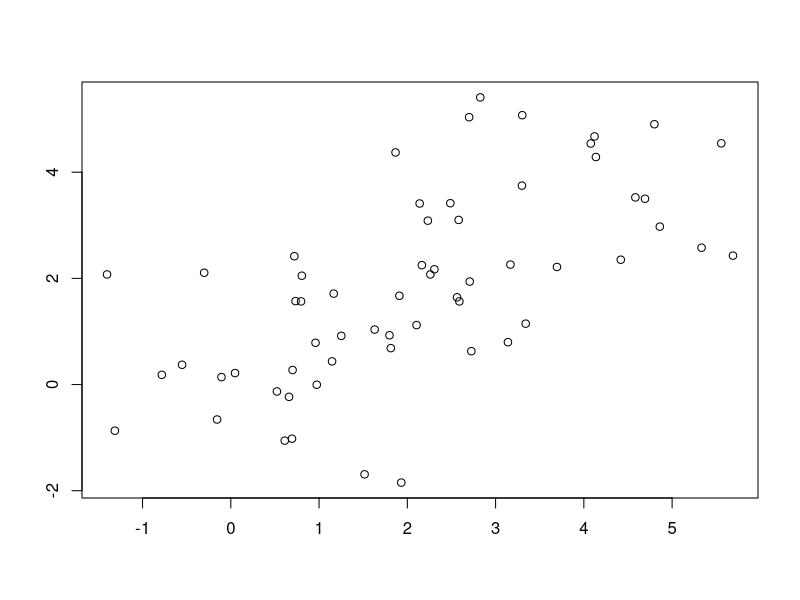
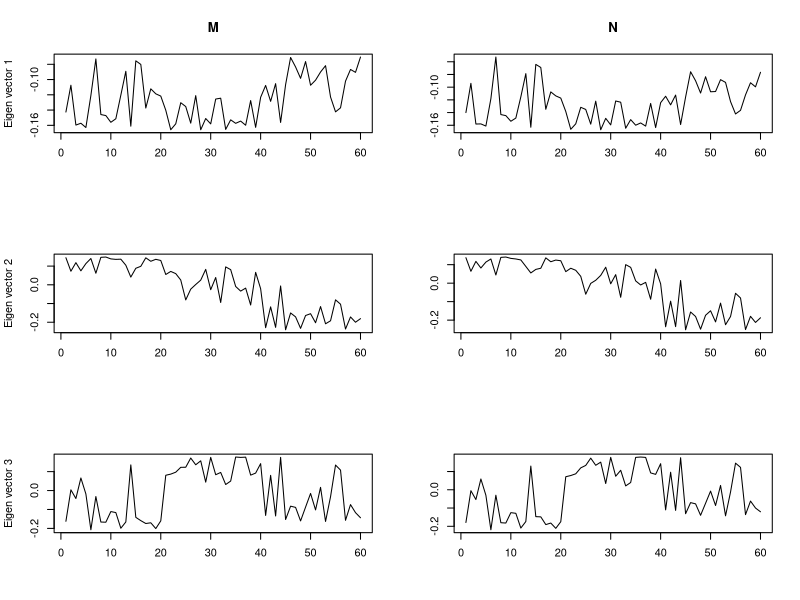

These charts were generated, in order, by the following R code:
sep_b =2

n <- 60
p <- 2

y<- matrix(rnorm(n*p),n,p)

y[21:40,]<- y[21:40,]+ sep_b
y[41:60,]<- y[41:60,]+ sep_b*2

plot(y[,1],y[,2],xlab="",ylab="")


D<- as.matrix(dist(y, diag=TRUE,upper = TRUE) )

# get the weighted adjacency matrix
A<- exp(-D**2/2)/(2*pi)
diag(A)<- 0 
degree<- rowSums(A)

L<- diag(degree) - A

# get the marginal connecting probability
Omega<- solve(L+1/n/n)
Omega_ii<- diag(Omega)
M<- (outer(Omega_ii,Omega_ii,"+")-2*Omega)*A


# get the normalized Laplacian
N<- diag(degree**(-0.5))%*%L%*%diag(degree**(-0.5))


ev_M<- eigen(M)$vector[,1:4]
ev_N<- eigen(-N)$vector[,1:4]

# compare the eigenvectors side-by-side
#dev.new()
par(mfrow=c(3,2))
mainvec <- c("Eigen vector 1","Eigen vector 2","Eigen vector 3")
for(i in 1:3){
  # check sign:
  if (ev_M[,i]%*%ev_N[,i]<0)  ev_N[,i]<- -ev_N[,i]
  if(i==1){
    plot(ev_M[,i], type = 'l', main = "M", ylab = mainvec[i],xlab="")
    plot(ev_N[,i], type = 'l', main = "N", ylab="",xlab="")
  }
  if(i>1){
    plot(ev_M[,i], type = 'l', ylab = mainvec[i],xlab="")
    plot(ev_N[,i], type = 'l', ylab = "",xlab="")
  }
}
